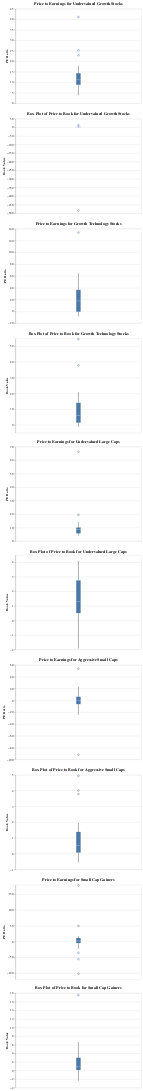

Here is the notebook cell this chart was saved with:
### Code cell
import pandas as pd
import requests
import altair as alt

collections = ["undervalued_growth_stocks",
               "growth_technology_stocks",
               "undervalued_large_caps",
               "aggressive_small_caps",
               "small_cap_gainers"]

# Initialize a list to store DataFrames for each collection
dfs = []

# Initialize a list to store box plots
box_plots = []

for collection in collections:
    startIndex = None
    if (collection == "undervalued_large_caps"):
        startIndex = 1
    else:
        startIndex = 0
    # replace the "demo" apikey below with your own key
    url = f"https://mboum.com/api/v1/co/collections/?list={collection}&start={startIndex}&apikey=demo"
    r = requests.get(url)
    data = r.json()
    quotes = data['data']['quotes']

    # Initialize lists to store data
    symbols = []
    pe_ratios = []
    book_values = []

    for quote in quotes:
        symbols.append(quote['symbol'])
        pe_ratios.append(quote.get('forwardPE', None))
        book_values.append(quote.get('priceToBook', None))

    # Create DataFrame for the current collection
    df = pd.DataFrame({
        'Collection': [collection] * len(symbols),
        'Symbol': symbols,
        'PE Ratio': pe_ratios,
        'Book Value': book_values
    })

    dfs.append(df)

    # Create box plots for PE Ratio and Book Value
    pe_box_plot = alt.Chart(df).mark_boxplot().encode(
        y='PE Ratio:Q'
    ).properties(
        width=400,  # Set the width of the chart
        height=300,  # Set the height of the chart
        title=f'Price to Earnings for {collection.replace("_", " ").title()}'
    )

    bv_box_plot = alt.Chart(df).mark_boxplot().encode(
        y='Book Value:Q'
    ).properties(
        width=400,  # Set the width of the chart
        height=300,  # Set the height of the chart
        title=f'Box Plot of Price to Book for {collection.replace("_", " ").title()}'
    )

    box_plots.extend([pe_box_plot, bv_box_plot])

# Concatenate all box plots into a single chart
alt.vconcat(*box_plots)

### Figure 1 — Vega-Lite specification as saved in the notebook (floating-point values rounded to 4 significant figures)
{"config": {"view": {"continuousWidth": 300, "continuousHeight": 300}}, "vconcat": [{"data": {"name": "data-edced3861d88b131a99403b5cc47d9e3"}, "mark": {"type": "boxplot"}, "encoding": {"y": {"field": "PE Ratio", "type": "quantitative"}}, "height": 300, "title": "Price to Earnings for Undervalued Growth Stocks", "width": 400}, {"data": {"name": "data-edced3861d88b131a99403b5cc47d9e3"}, "mark": {"type": "boxplot"}, "encoding": {"y": {"field": "Book Value", "type": "quantitative"}}, "height": 300, "title": "Box Plot of Price to Book for Undervalued Growth Stocks", "width": 400}, {"data": {"name": "data-224e436e167390eb9f09284e222e307c"}, "mark": {"type": "boxplot"}, "encoding": {"y": {"field": "PE Ratio", "type": "quantitative"}}, "height": 300, "title": "Price to Earnings for Growth Technology Stocks", "width": 400}, {"data": {"name": "data-224e436e167390eb9f09284e222e307c"}, "mark": {"type": "boxplot"}, "encoding": {"y": {"field": "Book Value", "type": "quantitative"}}, "height": 300, "title": "Box Plot of Price to Book for Growth Technology Stocks", "width": 400}, {"data": {"name": "data-8c484d71cfed1056ceeca6d74d1dfb39"}, "mark": {"type": "boxplot"}, "encoding": {"y": {"field": "PE Ratio", "type": "quantitative"}}, "height": 300, "title": "Price to Earnings for Undervalued Large Caps", "width": 400}, {"data": {"name": "data-8c484d71cfed1056ceeca6d74d1dfb39"}, "mark": {"type": "boxplot"}, "encoding": {"y": {"field": "Book Value", "type": "quantitative"}}, "height": 300, "title": "Box Plot of Price to Book for Undervalued Large Caps", "width": 400}, {"data": {"name": "data-3eb1bbaa112825cd7059ea5e2d86b9db"}, "mark": {"type": "boxplot"}, "encoding": {"y": {"field": "PE Ratio", "type": "quantitative"}}, "height": 300, "title": "Price to Earnings for Aggressive Small Caps", "width": 400}, {"data": {"name": "data-3eb1bbaa112825cd7059ea5e2d86b9db"}, "mark": {"type": "boxplot"}, "encoding": {"y": {"field": "Book Value", "type": "quantitative"}}, "height": 300, "title": "Box Plot of Price to Book for Aggressive Small Caps", "width": 400}, {"data": {"name": "data-d53197160b25f8ad693c7b4eedbc00e7"}, "mark": {"type": "boxplot"}, "encoding": {"y": {"field": "PE Ratio", "type": "quantitative"}}, "height": 300, "title": "Price to Earnings for Small Cap Gainers", "width": 400}, {"data": {"name": "data-d53197160b25f8ad693c7b4eedbc00e7"}, "mark": {"type": "boxplot"}, "encoding": {"y": {"field": "Book Value", "type": "quantitative"}}, "height": 300, "title": "Box Plot of Price to Book for Small Cap Gainers", "width": 400}], "$schema": "https://vega.github.io/schema/vega-lite/v5.16.3.json", "datasets": {"data-edced3861d88b131a99403b5cc47d9e3": [{"Collection": "undervalued_growth_stocks", "Symbol": "AAL", "PE Ratio": 4.471, "Book Value": -1.867}, {"Collection": "undervalued_growth_stocks", "Symbol": "UAL", "PE Ratio": 3.839, "Book Value": 1.564}, {"Collection": "undervalued_growth_stocks", "Symbol": "DAL", "PE Ratio": 6.003, "Book Value": 2.595}, {"Collection": "undervalued_growth_stocks", "Symbol": "BMY", "PE Ratio": 7.96, "Book Value": 3.575}, {"Collection": "undervalued_growth_stocks", "Symbol": "LYG", "PE Ratio": null, "Book Value": 4.093}, {"Collection": "undervalued_growth_stocks", "Symbol": "LAUR", "PE Ratio": 8.889, "Book Value": 2.33}, {"Collection": "undervalued_growth_stocks", "Symbol": "HAL", "PE Ratio": 10.8, "Book Value": 3.691}, {"Collection": "undervalued_growth_stocks", "Symbol": "MTCH", "PE Ratio": 13.96, "Book Value": -483.8}, {"Collection": "undervalued_growth_stocks", "Symbol": "KIM", "PE Ratio": 25.26, "Book Value": 1.233}, {"Collection": "undervalued_growth_stocks", "Symbol": "ALSN", "PE Ratio": 9.448, "Book Value": 12.75}, {"Collection": "undervalued_growth_stocks", "Symbol": "PYPL", "PE Ratio": 12.83, "Book Value": 3.352}, {"Collection": "undervalued_growth_stocks", "Symbol": "DOLE", "PE Ratio": 8.608, "Book Value": 0.909}, {"Collection": "undervalued_growth_stocks", "Symbol": "FDX", "PE Ratio": 12.99, "Book Value": 2.611}, {"Collection": "undervalued_growth_stocks", "Symbol": "D", "PE Ratio": 14.01, "Book Value": 1.56}, {"Collection": "undervalued_growth_stocks", "Symbol": "NOV", "PE Ratio": 10.54, "Book Value": 1.238}, {"Collection": "undervalued_growth_stocks", "Symbol": "CIG", "PE Ratio": 41.08, "Book Value": 0.2199}, {"Collection": "undervalued_growth_stocks", "Symbol": "TGT", "PE Ratio": 16.29, "Book Value": 5.895}, {"Collection": "undervalued_growth_stocks", "Symbol": "VOD", "PE Ratio": 11.34, "Book Value": 3.854}, {"Collection": "undervalued_growth_stocks", "Symbol": "IBN", "PE Ratio": 17.93, "Book Value": 0.07473}, {"Collection": "undervalued_growth_stocks", "Symbol": "UA", "PE Ratio": 11.64, "Book Value": 1.376}, {"Collection": "undervalued_growth_stocks", "Symbol": "AEM", "PE Ratio": 22.89, "Book Value": 1.442}, {"Collection": "undervalued_growth_stocks", "Symbol": "YUMC", "PE Ratio": 15.28, "Book Value": 2.428}, {"Collection": "undervalued_growth_stocks", "Symbol": "URBN", "PE Ratio": 10.96, "Book Value": 1.873}, {"Collection": "undervalued_growth_stocks", "Symbol": "SLM", "PE Ratio": 7.4, "Book Value": 2.891}, {"Collection": "undervalued_growth_stocks", "Symbol": "ACGL", "PE Ratio": 10.65, "Book Value": 1.926}], "data-224e436e167390eb9f09284e222e307c": [{"Collection": "growth_technology_stocks", "Symbol": "NVDA", "PE Ratio": 33.8, "Book Value": 54.47}, {"Collection": "growth_technology_stocks", "Symbol": "DLO", "PE Ratio": 16.23, "Book Value": 9.581}, {"Collection": "growth_technology_stocks", "Symbol": "YMM", "PE Ratio": 12.07, "Book Value": 0.2165}, {"Collection": "growth_technology_stocks", "Symbol": "OUST", "PE Ratio": -2.194, "Book Value": 1.043}, {"Collection": "growth_technology_stocks", "Symbol": "OLO", "PE Ratio": 22.87, "Book Value": 1.319}, {"Collection": "growth_technology_stocks", "Symbol": "NOW", "PE Ratio": 48.44, "Book Value": 20.79}, {"Collection": "growth_technology_stocks", "Symbol": "FOUR", "PE Ratio": 14.56, "Book Value": 6.602}, {"Collection": "growth_technology_stocks", "Symbol": "PSN", "PE Ratio": 25.67, "Book Value": 3.813}, {"Collection": "growth_technology_stocks", "Symbol": "DV", "PE Ratio": 64.19, "Book Value": 5.32}, {"Collection": "growth_technology_stocks", "Symbol": "KVYO", "PE Ratio": 44.98, "Book Value": 7.27}, {"Collection": "growth_technology_stocks", "Symbol": "IONQ", "PE Ratio": -8.531, "Book Value": 4.071}, {"Collection": "growth_technology_stocks", "Symbol": "HKD", "PE Ratio": null, "Book Value": 1.466}, {"Collection": "growth_technology_stocks", "Symbol": "KSPI", "PE Ratio": 0.01782, "Book Value": null}, {"Collection": "growth_technology_stocks", "Symbol": "PSQH", "PE Ratio": -8.559, "Book Value": 13.36}, {"Collection": "growth_technology_stocks", "Symbol": "QBTS", "PE Ratio": -3.782, "Book Value": 37.82}, {"Collection": "growth_technology_stocks", "Symbol": "NXT", "PE Ratio": 19.03, "Book Value": -1.176}, {"Collection": "growth_technology_stocks", "Symbol": "GTLB", "PE Ratio": 133.6, "Book Value": 16.22}], "data-8c484d71cfed1056ceeca6d74d1dfb39": [{"Collection": "undervalued_large_caps", "Symbol": "BBD", "PE Ratio": 5.837, "Book Value": 0.183}, {"Collection": "undervalued_large_caps", "Symbol": "ITUB", "PE Ratio": 7.875, "Book Value": 0.3573}, {"Collection": "undervalued_large_caps", "Symbol": "AAL", "PE Ratio": 4.623, "Book Value": -1.931}, {"Collection": "undervalued_large_caps", "Symbol": "PBR", "PE Ratio": 4.694, "Book Value": 0.5173}, {"Collection": "undervalued_large_caps", "Symbol": "UAL", "PE Ratio": 4.135, "Book Value": 1.684}, {"Collection": "undervalued_large_caps", "Symbol": "VALE", "PE Ratio": 5.143, "Book Value": 0.2745}, {"Collection": "undervalued_large_caps", "Symbol": "MRO", "PE Ratio": 9.172, "Book Value": 1.459}, {"Collection": "undervalued_large_caps", "Symbol": "GM", "PE Ratio": 5.335, "Book Value": 0.8465}, {"Collection": "undervalued_large_caps", "Symbol": "HBAN", "PE Ratio": 10.04, "Book Value": 1.191}, {"Collection": "undervalued_large_caps", "Symbol": "UMC", "PE Ratio": 10.37, "Book Value": 0.2822}, {"Collection": "undervalued_large_caps", "Symbol": "SLB", "PE Ratio": 14.31, "Book Value": 3.875}, {"Collection": "undervalued_large_caps", "Symbol": "DAL", "PE Ratio": 6.383, "Book Value": 2.756}, {"Collection": "undervalued_large_caps", "Symbol": "HST", "PE Ratio": 19.51, "Book Value": 2.194}, {"Collection": "undervalued_large_caps", "Symbol": "DVN", "PE Ratio": 9.157, "Book Value": 2.645}, {"Collection": "undervalued_large_caps", "Symbol": "CVE", "PE Ratio": 8.26, "Book Value": 1.328}, {"Collection": "undervalued_large_caps", "Symbol": "APA", "PE Ratio": 6.781, "Book Value": 3.931}, {"Collection": "undervalued_large_caps", "Symbol": "PBR-A", "PE Ratio": 4.715, "Book Value": 0.5068}, {"Collection": "undervalued_large_caps", "Symbol": "LYG", "PE Ratio": null, "Book Value": 4.085}, {"Collection": "undervalued_large_caps", "Symbol": "SUZ", "PE Ratio": 6.086, "Book Value": 0.3687}, {"Collection": "undervalued_large_caps", "Symbol": "BKR", "PE Ratio": 13.29, "Book Value": 2.175}, {"Collection": "undervalued_large_caps", "Symbol": "SU", "PE Ratio": 9.416, "Book Value": 1.1}, {"Collection": "undervalued_large_caps", "Symbol": "GFI", "PE Ratio": 66.21, "Book Value": 3.172}, {"Collection": "undervalued_large_caps", "Symbol": "HAL", "PE Ratio": 10.06, "Book Value": 3.732}, {"Collection": "undervalued_large_caps", "Symbol": "RF", "PE Ratio": 9.564, "Book Value": 1.231}, {"Collection": "undervalued_large_caps", "Symbol": "MPC", "PE Ratio": 13.23, "Book Value": 3.039}], "data-3eb1bbaa112825cd7059ea5e2d86b9db": [{"Collection": "aggressive_small_caps", "Symbol": "TLRY", "PE Ratio": -24.7, "Book Value": 0.5374}, {"Collection": "aggressive_small_caps", "Symbol": "LUMN", "PE Ratio": -22.29, "Book Value": 3.777}, {"Collection": "aggressive_small_caps", "Symbol": "BB", "PE Ratio": -92.0, "Book Value": 1.959}, {"Collection": "aggressive_small_caps", "Symbol": "NAT", "PE Ratio": 5.681, "Book Value": 1.521}, {"Collection": "aggressive_small_caps", "Symbol": "SOS", "PE Ratio": null, "Book Value": 0.02965}, {"Collection": "aggressive_small_caps", "Symbol": "HYZN", "PE Ratio": -1.637, "Book Value": 1.382}, {"Collection": "aggressive_small_caps", "Symbol": "MNMD", "PE Ratio": -6.395, "Book Value": 4.945}, {"Collection": "aggressive_small_caps", "Symbol": "DOLE", "PE Ratio": 8.521, "Book Value": 0.9063}, {"Collection": "aggressive_small_caps", "Symbol": "CLNE", "PE Ratio": 53.6, "Book Value": 0.8223}, {"Collection": "aggressive_small_caps", "Symbol": "AHT", "PE Ratio": -0.3568, "Book Value": -0.1482}, {"Collection": "aggressive_small_caps", "Symbol": "DDD", "PE Ratio": null, "Book Value": 1.418}, {"Collection": "aggressive_small_caps", "Symbol": "EBON", "PE Ratio": null, "Book Value": 0.1969}, {"Collection": "aggressive_small_caps", "Symbol": "ME", "PE Ratio": -0.8721, "Book Value": 0.6803}, {"Collection": "aggressive_small_caps", "Symbol": "BIG", "PE Ratio": -0.6521, "Book Value": 0.4447}, {"Collection": "aggressive_small_caps", "Symbol": "AMWL", "PE Ratio": -1.885, "Book Value": 0.5039}, {"Collection": "aggressive_small_caps", "Symbol": "JKS", "PE Ratio": 2.683, "Book Value": 0.06486}, {"Collection": "aggressive_small_caps", "Symbol": "CCO", "PE Ratio": -11.79, "Book Value": -0.2302}, {"Collection": "aggressive_small_caps", "Symbol": "ETWO", "PE Ratio": 23.37, "Book Value": 0.8919}, {"Collection": "aggressive_small_caps", "Symbol": "PGRE", "PE Ratio": -10.2, "Book Value": 0.3182}, {"Collection": "aggressive_small_caps", "Symbol": "CENX", "PE Ratio": 15.39, "Book Value": 4.012}, {"Collection": "aggressive_small_caps", "Symbol": "KODK", "PE Ratio": null, "Book Value": 0.4232}, {"Collection": "aggressive_small_caps", "Symbol": "BW", "PE Ratio": 6.278, "Book Value": -0.4907}, {"Collection": "aggressive_small_caps", "Symbol": "UNIT", "PE Ratio": 10.73, "Book Value": -0.5613}, {"Collection": "aggressive_small_caps", "Symbol": "NOVA", "PE Ratio": -3.368, "Book Value": 0.4917}, {"Collection": "aggressive_small_caps", "Symbol": "LX", "PE Ratio": 1.343, "Book Value": 0.03052}], "data-d53197160b25f8ad693c7b4eedbc00e7": [{"Collection": "small_cap_gainers", "Symbol": "BB", "PE Ratio": -102.0, "Book Value": 2.172}, {"Collection": "small_cap_gainers", "Symbol": "TIGR", "PE Ratio": 13.36, "Book Value": 1.425}, {"Collection": "small_cap_gainers", "Symbol": "VSCO", "PE Ratio": 8.31, "Book Value": 6.661}, {"Collection": "small_cap_gainers", "Symbol": "LAC", "PE Ratio": -21.59, "Book Value": 0.7482}, {"Collection": "small_cap_gainers", "Symbol": "HUYA", "PE Ratio": 49.78, "Book Value": 0.09544}, {"Collection": "small_cap_gainers", "Symbol": "VMEO", "PE Ratio": 178.0, "Book Value": 2.346}, {"Collection": "small_cap_gainers", "Symbol": "EXK", "PE Ratio": 15.5, "Book Value": 1.257}, {"Collection": "small_cap_gainers", "Symbol": "DADA", "PE Ratio": 8.69, "Book Value": 0.09673}, {"Collection": "small_cap_gainers", "Symbol": "OPTN", "PE Ratio": -23.25, "Book Value": -2.412}, {"Collection": "small_cap_gainers", "Symbol": "COMM", "PE Ratio": 4.0, "Book Value": -0.1}, {"Collection": "small_cap_gainers", "Symbol": "VNET", "PE Ratio": -3.818, "Book Value": 0.03894}, {"Collection": "small_cap_gainers", "Symbol": "MKFG", "PE Ratio": -4.799, "Book Value": 1.002}, {"Collection": "small_cap_gainers", "Symbol": "KC", "PE Ratio": -5.581, "Book Value": 0.1152}, {"Collection": "small_cap_gainers", "Symbol": "EGHT", "PE Ratio": 7.0, "Book Value": 2.321}, {"Collection": "small_cap_gainers", "Symbol": "WPRT", "PE Ratio": -5.076, "Book Value": 0.6672}, {"Collection": "small_cap_gainers", "Symbol": "BALY", "PE Ratio": -4.624, "Book Value": 0.6939}, {"Collection": "small_cap_gainers", "Symbol": "LXRX", "PE Ratio": -3.603, "Book Value": 4.93}, {"Collection": "small_cap_gainers", "Symbol": "CRNC", "PE Ratio": 16.83, "Book Value": 0.8353}, {"Collection": "small_cap_gainers", "Symbol": "HNST", "PE Ratio": -35.92, "Book Value": 3.637}, {"Collection": "small_cap_gainers", "Symbol": "RCUS", "PE Ratio": -4.515, "Book Value": 3.107}, {"Collection": "small_cap_gainers", "Symbol": "TUP", "PE Ratio": 1.759, "Book Value": -0.1512}, {"Collection": "small_cap_gainers", "Symbol": "ATEN", "PE Ratio": 16.85, "Book Value": 5.243}, {"Collection": "small_cap_gainers", "Symbol": "SBGI", "PE Ratio": -55.96, "Book Value": 2.993}, {"Collection": "small_cap_gainers", "Symbol": "AMPY", "PE Ratio": 7.557, "Book Value": 0.5977}, {"Collection": "small_cap_gainers", "Symbol": "GB", "PE Ratio": 11.19, "Book Value": 17.54}]}}
